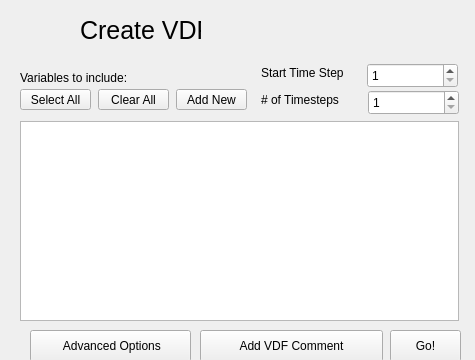
<?xml version="1.0" encoding="UTF-8"?>
<ui version="4.0">
 <class>Page3</class>
 <widget class="QWizardPage" name="Page3">
  <property name="geometry">
   <rect>
    <x>0</x>
    <y>0</y>
    <width>475</width>
    <height>360</height>
   </rect>
  </property>
  <property name="windowTitle">
   <string>WizardPage</string>
  </property>
  <widget class="QLabel" name="label">
   <property name="geometry">
    <rect>
     <x>80</x>
     <y>10</y>
     <width>121</width>
     <height>41</height>
    </rect>
   </property>
   <property name="font">
    <font>
     <pointsize>19</pointsize>
    </font>
   </property>
   <property name="text">
    <string>Create VDF</string>
   </property>
  </widget>
  <widget class="QLabel" name="label_40">
   <property name="geometry">
    <rect>
     <x>20</x>
     <y>67</y>
     <width>151</width>
     <height>21</height>
    </rect>
   </property>
   <property name="font">
    <font>
     <underline>false</underline>
    </font>
   </property>
   <property name="text">
    <string>Variables to include:</string>
   </property>
  </widget>
  <widget class="QLabel" name="label_11">
   <property name="geometry">
    <rect>
     <x>261</x>
     <y>63</y>
     <width>96</width>
     <height>20</height>
    </rect>
   </property>
   <property name="text">
    <string>Start Time Step</string>
   </property>
  </widget>
  <widget class="QLabel" name="label_3">
   <property name="geometry">
    <rect>
     <x>261</x>
     <y>90</y>
     <width>101</width>
     <height>20</height>
    </rect>
   </property>
   <property name="text">
    <string># of Timesteps</string>
   </property>
  </widget>
  <widget class="QSpinBox" name="numtsSpinner">
   <property name="geometry">
    <rect>
     <x>368</x>
     <y>90</y>
     <width>91</width>
     <height>25</height>
    </rect>
   </property>
   <property name="minimum">
    <number>1</number>
   </property>
   <property name="maximum">
    <number>999999999</number>
   </property>
   <property name="value">
    <number>1</number>
   </property>
  </widget>
  <widget class="QSpinBox" name="startTimeSpinner">
   <property name="geometry">
    <rect>
     <x>367</x>
     <y>63</y>
     <width>91</width>
     <height>25</height>
    </rect>
   </property>
   <property name="minimum">
    <number>1</number>
   </property>
   <property name="maximum">
    <number>999999</number>
   </property>
   <property name="value">
    <number>1</number>
   </property>
  </widget>
  <widget class="QPushButton" name="goButton">
   <property name="geometry">
    <rect>
     <x>390</x>
     <y>330</y>
     <width>71</width>
     <height>32</height>
    </rect>
   </property>
   <property name="text">
    <string>Go!</string>
   </property>
  </widget>
  <widget class="QPushButton" name="advanceOptionButton">
   <property name="geometry">
    <rect>
     <x>30</x>
     <y>330</y>
     <width>161</width>
     <height>32</height>
    </rect>
   </property>
   <property name="text">
    <string> Advanced Options</string>
   </property>
  </widget>
  <widget class="QPushButton" name="selectAllButton">
   <property name="geometry">
    <rect>
     <x>20</x>
     <y>89</y>
     <width>71</width>
     <height>21</height>
    </rect>
   </property>
   <property name="text">
    <string>Select All</string>
   </property>
  </widget>
  <widget class="QPushButton" name="addNewButton">
   <property name="geometry">
    <rect>
     <x>176</x>
     <y>89</y>
     <width>71</width>
     <height>21</height>
    </rect>
   </property>
   <property name="text">
    <string>Add New</string>
   </property>
  </widget>
  <widget class="QPushButton" name="clearAllButton">
   <property name="geometry">
    <rect>
     <x>98</x>
     <y>89</y>
     <width>71</width>
     <height>21</height>
    </rect>
   </property>
   <property name="text">
    <string>Clear All</string>
   </property>
  </widget>
  <widget class="QTableWidget" name="tableWidget">
   <property name="geometry">
    <rect>
     <x>20</x>
     <y>121</y>
     <width>439</width>
     <height>200</height>
    </rect>
   </property>
  </widget>
  <widget class="QPushButton" name="vdfCommentButton">
   <property name="geometry">
    <rect>
     <x>200</x>
     <y>330</y>
     <width>183</width>
     <height>32</height>
    </rect>
   </property>
   <property name="text">
    <string>Add VDF Comment</string>
   </property>
  </widget>
  <widget class="QLabel" name="createVdfLabel">
   <property name="geometry">
    <rect>
     <x>20</x>
     <y>8</y>
     <width>55</width>
     <height>58</height>
    </rect>
   </property>
   <property name="text">
    <string/>
   </property>
  </widget>
 </widget>
 <resources/>
 <connections/>
</ui>
